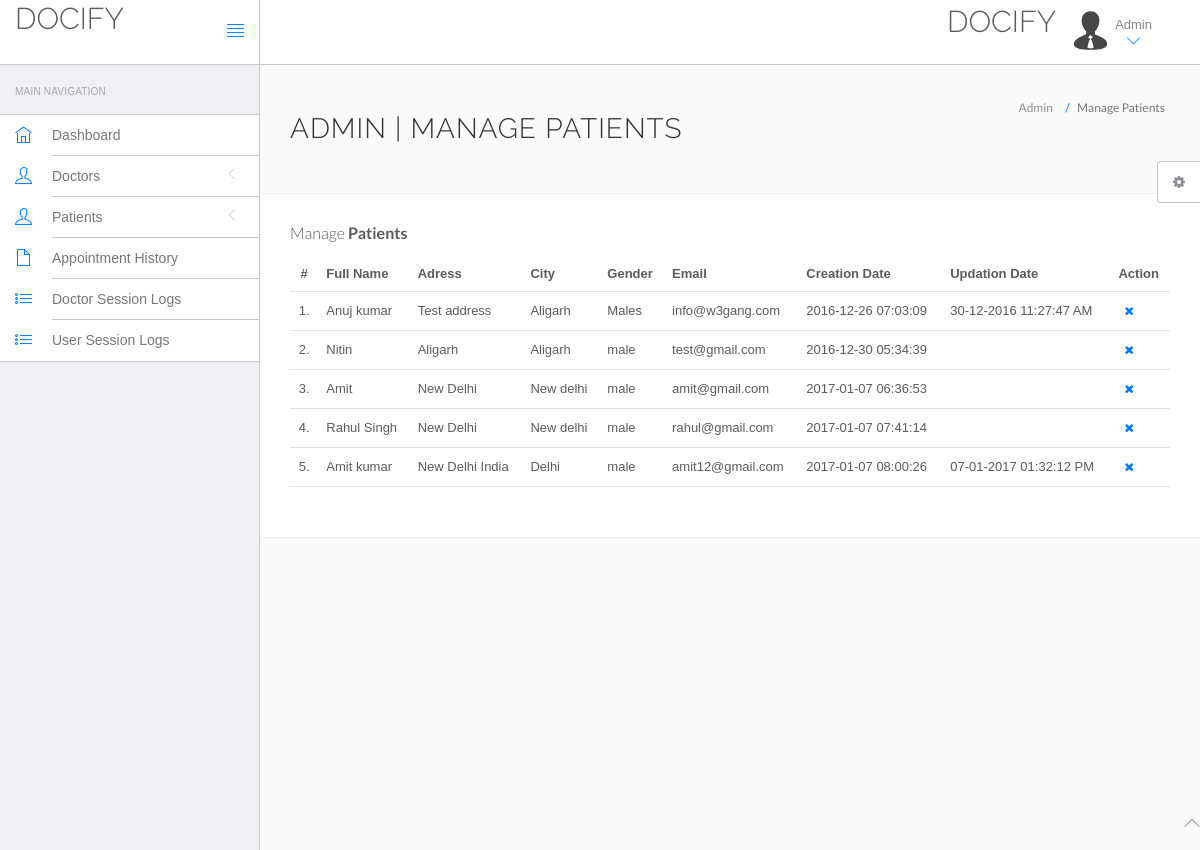
/hms/admin/manage-users.php (signed in), run on the app's committed database.
### tables this page shows
CREATE TABLE IF NOT EXISTS `users` (
  `id` int(11) NOT NULL,
  `fullName` varchar(255) NOT NULL,
  `address` longtext NOT NULL,
  `city` varchar(255) NOT NULL,
  `gender` varchar(255) NOT NULL,
  `email` varchar(255) NOT NULL,
  `password` varchar(255) NOT NULL,
  `regDate` timestamp NOT NULL DEFAULT CURRENT_TIMESTAMP,
  `updationDate` varchar(255) NOT NULL
);

### hms/admin/manage-users.php (the view, shortened to what this page needs)
<!DOCTYPE html>
<html lang="en">
	<head>
		<link rel="stylesheet" href="vendor/bootstrap/css/bootstrap.min.css">
		<link rel="stylesheet" href="vendor/fontawesome/css/font-awesome.min.css">
		<link rel="stylesheet" href="vendor/themify-icons/themify-icons.min.css">
		<link href="vendor/animate.css/animate.min.css" rel="stylesheet" media="screen">
		<link href="vendor/perfect-scrollbar/perfect-scrollbar.min.css" rel="stylesheet" media="screen">
		<link href="vendor/switchery/switchery.min.css" rel="stylesheet" media="screen">
		<link href="vendor/bootstrap-touchspin/jquery.bootstrap-touchspin.min.css" rel="stylesheet" media="screen">
		<link href="vendor/select2/select2.min.css" rel="stylesheet" media="screen">
		<link href="vendor/bootstrap-datepicker/bootstrap-datepicker3.standalone.min.css" rel="stylesheet" media="screen">
		<link href="vendor/bootstrap-timepicker/bootstrap-timepicker.min.css" rel="stylesheet" media="screen">
		<link rel="stylesheet" href="assets/css/styles.css">
		<link rel="stylesheet" href="assets/css/plugins.css">
		<link rel="stylesheet" href="assets/css/themes/theme-1.css" id="skin_color" />
	</head>
	<body>
		<div id="app">
<?php include('include/sidebar.php');?>
			<div class="app-content">
						<?php include('include/header.php');?>
				<div class="main-content" >
					<div class="wrap-content container" id="container">
						<section id="page-title">
							<div class="row">
								<div class="col-sm-8">
									<h1 class="mainTitle">Admin | Manage Patients</h1>
																	</div>
								<ol class="breadcrumb">
									<li>
										<span>Admin</span>
									</li>
									<li class="active">
										<span>Manage Patients</span>
									</li>
								</ol>
							</div>
						</section>
						<div class="container-fluid container-fullw bg-white">
									<div class="row">
								<div class="col-md-12">
									<h5 class="over-title margin-bottom-15">Manage <span class="text-bold">Patients</span></h5>
									<table class="table table-hover" id="sample-table-1">
										<thead>
											<tr>
												<th class="center">#</th>
												<th>Full Name</th>
												<th class="hidden-xs">Adress</th>
												<th>City</th>
												<th>Gender </th>
												<th>Email </th>
												<th>Creation Date </th>
												<th>Updation Date </th>
												<th>Action</th>
											</tr>
										</thead>
										<tbody>
<?php
$sql=mysql_query("select * from users");
$cnt=1;
while($row=mysql_fetch_array($sql))
{
?>
											<tr>
												<td class="center"><?php echo $cnt;?>.</td>
												<td class="hidden-xs"><?php echo $row['fullName'];?></td>
												<td><?php echo $row['address'];?></td>
												<td><?php echo $row['city'];?>
												</td>
												<td><?php echo $row['gender'];?></td>
												<td><?php echo $row['email'];?></td>
												<td><?php echo $row['regDate'];?></td>
												<td><?php echo $row['updationDate'];?>
												</td>
												<td >
												<div class="visible-md visible-lg hidden-sm hidden-xs">
	<a href="manage-users.php?id=<?php echo $row['id']?>&del=delete" onClick="return confirm('Are you sure you want to delete?')"class="btn btn-transparent btn-xs tooltips" tooltip-placement="top" tooltip="Remove"><i class="fa fa-times fa fa-white"></i></a>
												</div>
												</td>
											</tr>
											<?php
$cnt=$cnt+1;
											 }?>
										</tbody>
									</table>
								</div>
							</div>
								</div>
							</div>
						</div>
					</div>
				</div>
	<?php include('include/footer.php');?>
	<?php include('include/setting.php');?>
	</body>
</html>

### hms/admin/assets/css/themes/theme-1.css (style rules this page uses)
body { background: #FAFAFA; }

### data on the page
users: fullName "Anuj kumar", address "Test address", city "Aligarh", gender "Males", email "info@w3gang.com", regDate "2016-12-26 07:03:09", updationDate "30-12-2016 11:27:47 AM"
users: fullName "Nitin", address "Aligarh", city "Aligarh", gender "male", email "test@gmail.com", regDate "2016-12-30 05:34:39"
users: fullName "Amit", address "New Delhi", city "New delhi", gender "male", email "amit@gmail.com", regDate "2017-01-07 06:36:53"
users: fullName "Rahul Singh", address "New Delhi", city "New delhi", gender "male", email "rahul@gmail.com", regDate "2017-01-07 07:41:14"
users: fullName "Amit kumar", address "New Delhi India", city "Delhi", gender "male", email "amit12@gmail.com", regDate "2017-01-07 08:00:26", updationDate "07-01-2017 01:32:12 PM"
